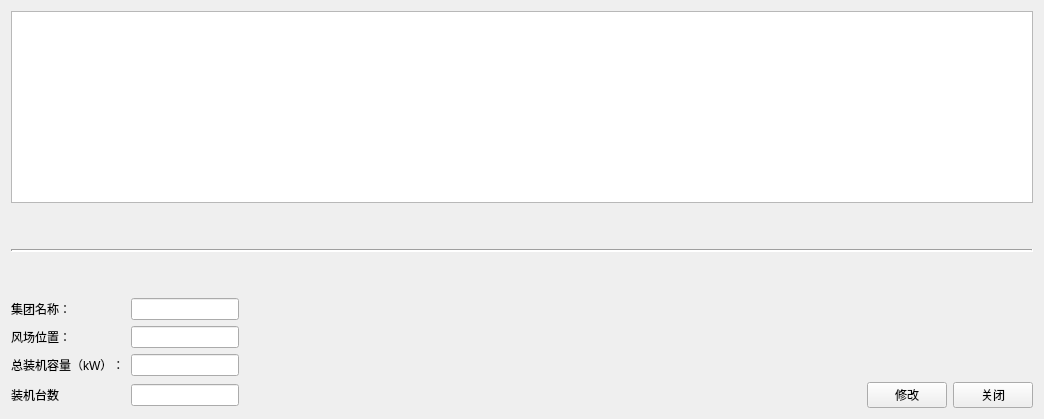
          <widget class="QWidget" name="tab1_6">
           <attribute name="title">
            <string>风电场信息</string>
           </attribute>
           <layout class="QGridLayout" name="gridLayout_8">
            <item row="0" column="0" colspan="5">
             <widget class="QTableView" name="tableView_windPowerStation"/>
            </item>
            <item row="1" column="0">
             <spacer name="verticalSpacer_10">
              <property name="orientation">
               <enum>Qt::Vertical</enum>
              </property>
              <property name="sizeType">
               <enum>QSizePolicy::Fixed</enum>
              </property>
              <property name="sizeHint" stdset="0">
               <size>
                <width>20</width>
                <height>40</height>
               </size>
              </property>
             </spacer>
            </item>
            <item row="2" column="0" colspan="5">
             <widget class="Line" name="line_3">
              <property name="lineWidth">
               <number>2</number>
              </property>
              <property name="orientation">
               <enum>Qt::Horizontal</enum>
              </property>
             </widget>
            </item>
            <item row="3" column="0">
             <spacer name="verticalSpacer_9">
              <property name="orientation">
               <enum>Qt::Vertical</enum>
              </property>
              <property name="sizeType">
               <enum>QSizePolicy::Fixed</enum>
              </property>
              <property name="sizeHint" stdset="0">
               <size>
                <width>20</width>
                <height>40</height>
               </size>
              </property>
             </spacer>
            </item>
            <item row="4" column="0">
             <widget class="QLabel" name="label_19">
              <property name="text">
               <string>集团名称：</string>
              </property>
             </widget>
            </item>
            <item row="4" column="1">
             <widget class="QLineEdit" name="lineEdit_groupCompany">
              <property name="sizePolicy">
               <sizepolicy hsizetype="Fixed" vsizetype="Fixed">
                <horstretch>0</horstretch>
                <verstretch>0</verstretch>
               </sizepolicy>
              </property>
              <property name="readOnly">
               <bool>true</bool>
              </property>
             </widget>
            </item>
            <item row="5" column="0">
             <widget class="QLabel" name="label_20">
              <property name="text">
               <string>风场位置：</string>
              </property>
             </widget>
            </item>
            <item row="5" column="1">
             <widget class="QLineEdit" name="lineEdit_windField">
              <property name="sizePolicy">
               <sizepolicy hsizetype="Fixed" vsizetype="Fixed">
                <horstretch>0</horstretch>
                <verstretch>0</verstretch>
               </sizepolicy>
              </property>
              <property name="readOnly">
               <bool>true</bool>
              </property>
             </widget>
            </item>
            <item row="6" column="0">
             <widget class="QLabel" name="label_21">
              <property name="text">
               <string>总装机容量（kW）：</string>
              </property>
             </widget>
            </item>
            <item row="6" column="1">
             <widget class="QLineEdit" name="lineEdit_grossInstalledCapacity">
              <property name="sizePolicy">
               <sizepolicy hsizetype="Fixed" vsizetype="Fixed">
                <horstretch>0</horstretch>
                <verstretch>0</verstretch>
               </sizepolicy>
              </property>
              <property name="readOnly">
               <bool>true</bool>
              </property>
             </widget>
            </item>
            <item row="7" column="0">
             <widget class="QLabel" name="label_22">
              <property name="text">
               <string>装机台数</string>
              </property>
             </widget>
            </item>
            <item row="7" column="1">
             <widget class="QLineEdit" name="lineEdit_numOfInstalledStations">
              <property name="sizePolicy">
               <sizepolicy hsizetype="Fixed" vsizetype="Fixed">
                <horstretch>0</horstretch>
                <verstretch>0</verstretch>
               </sizepolicy>
              </property>
              <property name="readOnly">
               <bool>true</bool>
              </property>
              <property name="clearButtonEnabled">
               <bool>false</bool>
              </property>
             </widget>
            </item>
            <item row="7" column="2">
             <spacer name="horizontalSpacer_4">
              <property name="orientation">
               <enum>Qt::Horizontal</enum>
              </property>
              <property name="sizeHint" stdset="0">
               <size>
                <width>616</width>
                <height>20</height>
               </size>
              </property>
             </spacer>
            </item>
            <item row="7" column="3">
             <widget class="QPushButton" name="pushButton_alterA1">
              <property name="text">
               <string>修改</string>
              </property>
             </widget>
            </item>
            <item row="7" column="4">
             <widget class="QPushButton" name="pushButton_closeA1">
              <property name="text">
               <string>关闭</string>
              </property>
             </widget>
            </item>
           </layout>
          </widget>
